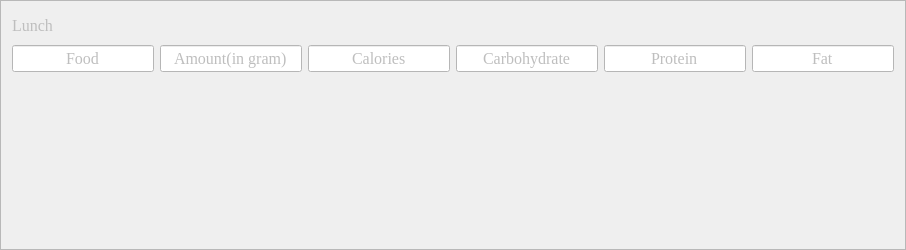
               <widget class="QFrame" name="frame_14">
                <property name="enabled">
                 <bool>false</bool>
                </property>
                <property name="minimumSize">
                 <size>
                  <width>0</width>
                  <height>250</height>
                 </size>
                </property>
                <property name="font">
                 <font>
                  <family>Times New Roman</family>
                  <pointsize>12</pointsize>
                 </font>
                </property>
                <property name="frameShape">
                 <enum>QFrame::StyledPanel</enum>
                </property>
                <property name="frameShadow">
                 <enum>QFrame::Raised</enum>
                </property>
                <layout class="QVBoxLayout" name="verticalLayout_16">
                 <item>
                  <widget class="QLabel" name="label_3">
                   <property name="font">
                    <font>
                     <family>Times New Roman</family>
                     <pointsize>12</pointsize>
                     <italic>false</italic>
                     <bold>false</bold>
                    </font>
                   </property>
                   <property name="text">
                    <string>Lunch</string>
                   </property>
                  </widget>
                 </item>
                 <item>
                  <layout class="QHBoxLayout" name="horizontalLayout_24">
                   <item>
                    <widget class="QLineEdit" name="lineEdit_25">
                     <property name="enabled">
                      <bool>false</bool>
                     </property>
                     <property name="font">
                      <font>
                       <family>Times New Roman</family>
                       <pointsize>12</pointsize>
                      </font>
                     </property>
                     <property name="styleSheet">
                      <string notr="true">background:#ffffff; </string>
                     </property>
                     <property name="text">
                      <string>Food</string>
                     </property>
                     <property name="alignment">
                      <set>Qt::AlignCenter</set>
                     </property>
                    </widget>
                   </item>
                   <item>
                    <widget class="QLineEdit" name="lineEdit_26">
                     <property name="enabled">
                      <bool>false</bool>
                     </property>
                     <property name="font">
                      <font>
                       <family>Times New Roman</family>
                       <pointsize>12</pointsize>
                      </font>
                     </property>
                     <property name="styleSheet">
                      <string notr="true">background:#ffffff; </string>
                     </property>
                     <property name="text">
                      <string>Amount(in gram)</string>
                     </property>
                     <property name="alignment">
                      <set>Qt::AlignCenter</set>
                     </property>
                    </widget>
                   </item>
                   <item>
                    <widget class="QLineEdit" name="lineEdit_27">
                     <property name="enabled">
                      <bool>false</bool>
                     </property>
                     <property name="font">
                      <font>
                       <family>Times New Roman</family>
                       <pointsize>12</pointsize>
                      </font>
                     </property>
                     <property name="styleSheet">
                      <string notr="true">background:#ffffff; </string>
                     </property>
                     <property name="text">
                      <string>Calories</string>
                     </property>
                     <property name="alignment">
                      <set>Qt::AlignCenter</set>
                     </property>
                    </widget>
                   </item>
                   <item>
                    <widget class="QLineEdit" name="lineEdit_28">
                     <property name="enabled">
                      <bool>false</bool>
                     </property>
                     <property name="font">
                      <font>
                       <family>Times New Roman</family>
                       <pointsize>12</pointsize>
                      </font>
                     </property>
                     <property name="styleSheet">
                      <string notr="true">background:#ffffff; </string>
                     </property>
                     <property name="text">
                      <string>Carbohydrate</string>
                     </property>
                     <property name="alignment">
                      <set>Qt::AlignCenter</set>
                     </property>
                    </widget>
                   </item>
                   <item>
                    <widget class="QLineEdit" name="lineEdit_29">
                     <property name="enabled">
                      <bool>false</bool>
                     </property>
                     <property name="font">
                      <font>
                       <family>Times New Roman</family>
                       <pointsize>12</pointsize>
                      </font>
                     </property>
                     <property name="styleSheet">
                      <string notr="true">background:#ffffff; </string>
                     </property>
                     <property name="text">
                      <string>Protein</string>
                     </property>
                     <property name="alignment">
                      <set>Qt::AlignCenter</set>
                     </property>
                    </widget>
                   </item>
                   <item>
                    <widget class="QLineEdit" name="lineEdit_30">
                     <property name="enabled">
                      <bool>false</bool>
                     </property>
                     <property name="font">
                      <font>
                       <family>Times New Roman</family>
                       <pointsize>12</pointsize>
                      </font>
                     </property>
                     <property name="styleSheet">
                      <string notr="true">background:#ffffff; </string>
                     </property>
                     <property name="text">
                      <string>Fat</string>
                     </property>
                     <property name="alignment">
                      <set>Qt::AlignCenter</set>
                     </property>
                    </widget>
                   </item>
                  </layout>
                 </item>
                 <item>
                  <layout class="QHBoxLayout" name="horizontalLayout_26">
                   <item>
                    <widget class="QLabel" name="food1_5">
                     <property name="font">
                      <font>
                       <family>Times New Roman</family>
                       <pointsize>12</pointsize>
                       <italic>false</italic>
                       <bold>false</bold>
                      </font>
                     </property>
                     <property name="text">
                      <string/>
                     </property>
                     <property name="alignment">
                      <set>Qt::AlignCenter</set>
                     </property>
                    </widget>
                   </item>
                   <item>
                    <widget class="QLabel" name="food1amt_5">
                     <property name="font">
                      <font>
                       <family>Times New Roman</family>
                       <pointsize>12</pointsize>
                       <italic>false</italic>
                       <bold>false</bold>
                      </font>
                     </property>
                     <property name="text">
                      <string/>
                     </property>
                     <property name="alignment">
                      <set>Qt::AlignCenter</set>
                     </property>
                    </widget>
                   </item>
                   <item>
                    <widget class="QLabel" name="food1cal_5">
                     <property name="font">
                      <font>
                       <family>Times New Roman</family>
                       <pointsize>12</pointsize>
                       <italic>false</italic>
                       <bold>false</bold>
                      </font>
                     </property>
                     <property name="text">
                      <string/>
                     </property>
                     <property name="alignment">
                      <set>Qt::AlignCenter</set>
                     </property>
                    </widget>
                   </item>
                   <item>
                    <widget class="QLabel" name="food1carb_5">
                     <property name="font">
                      <font>
                       <family>Times New Roman</family>
                       <pointsize>12</pointsize>
                       <italic>false</italic>
                       <bold>false</bold>
                      </font>
                     </property>
                     <property name="text">
                      <string/>
                     </property>
                     <property name="alignment">
                      <set>Qt::AlignCenter</set>
                     </property>
                    </widget>
                   </item>
                   <item>
                    <widget class="QLabel" name="food1pro_5">
                     <property name="font">
                      <font>
                       <family>Times New Roman</family>
                       <pointsize>12</pointsize>
                       <italic>false</italic>
                       <bold>false</bold>
                      </font>
                     </property>
                     <property name="text">
                      <string/>
                     </property>
                     <property name="alignment">
                      <set>Qt::AlignCenter</set>
                     </property>
                    </widget>
                   </item>
                   <item>
                    <widget class="QLabel" name="food1fat_5">
                     <property name="font">
                      <font>
                       <family>Times New Roman</family>
                       <pointsize>12</pointsize>
                       <italic>false</italic>
                       <bold>false</bold>
                      </font>
                     </property>
                     <property name="text">
                      <string/>
                     </property>
                     <property name="alignment">
                      <set>Qt::AlignCenter</set>
                     </property>
                    </widget>
                   </item>
                  </layout>
                 </item>
                 <item>
                  <layout class="QHBoxLayout" name="horizontalLayout_23">
                   <item>
                    <widget class="QLabel" name="food2_5">
                     <property name="font">
                      <font>
                       <family>Times New Roman</family>
                       <pointsize>12</pointsize>
                       <italic>false</italic>
                       <bold>false</bold>
                      </font>
                     </property>
                     <property name="text">
                      <string/>
                     </property>
                     <property name="alignment">
                      <set>Qt::AlignCenter</set>
                     </property>
                    </widget>
                   </item>
                   <item>
                    <widget class="QLabel" name="food2amt_5">
                     <property name="font">
                      <font>
                       <family>Times New Roman</family>
                       <pointsize>12</pointsize>
                       <italic>false</italic>
                       <bold>false</bold>
                      </font>
                     </property>
                     <property name="text">
                      <string/>
                     </property>
                     <property name="alignment">
                      <set>Qt::AlignCenter</set>
                     </property>
                    </widget>
                   </item>
                   <item>
                    <widget class="QLabel" name="food2cal_5">
                     <property name="font">
                      <font>
                       <family>Times New Roman</family>
                       <pointsize>12</pointsize>
                       <italic>false</italic>
                       <bold>false</bold>
                      </font>
                     </property>
                     <property name="text">
                      <string/>
                     </property>
                     <property name="alignment">
                      <set>Qt::AlignCenter</set>
                     </property>
                    </widget>
                   </item>
                   <item>
                    <widget class="QLabel" name="food2carb_5">
                     <property name="font">
                      <font>
                       <family>Times New Roman</family>
                       <pointsize>12</pointsize>
                       <italic>false</italic>
                       <bold>false</bold>
                      </font>
                     </property>
                     <property name="text">
                      <string/>
                     </property>
                     <property name="alignment">
                      <set>Qt::AlignCenter</set>
                     </property>
                    </widget>
                   </item>
                   <item>
                    <widget class="QLabel" name="food2pro_5">
                     <property name="font">
                      <font>
                       <family>Times New Roman</family>
                       <pointsize>12</pointsize>
                       <italic>false</italic>
                       <bold>false</bold>
                      </font>
                     </property>
                     <property name="text">
                      <string/>
                     </property>
                     <property name="alignment">
                      <set>Qt::AlignCenter</set>
                     </property>
                    </widget>
                   </item>
                   <item>
                    <widget class="QLabel" name="food2fat_5">
                     <property name="font">
                      <font>
                       <family>Times New Roman</family>
                       <pointsize>12</pointsize>
                       <italic>false</italic>
                       <bold>false</bold>
                      </font>
                     </property>
                     <property name="text">
                      <string/>
                     </property>
                     <property name="alignment">
                      <set>Qt::AlignCenter</set>
                     </property>
                    </widget>
                   </item>
                  </layout>
                 </item>
                 <item>
                  <layout class="QHBoxLayout" name="horizontalLayout_27">
                   <item>
                    <widget class="QLabel" name="food3_5">
                     <property name="font">
                      <font>
                       <family>Times New Roman</family>
                       <pointsize>12</pointsize>
                       <italic>false</italic>
                       <bold>false</bold>
                      </font>
                     </property>
                     <property name="text">
                      <string/>
                     </property>
                     <property name="alignment">
                      <set>Qt::AlignCenter</set>
                     </property>
                    </widget>
                   </item>
                   <item>
                    <widget class="QLabel" name="food3amt_5">
                     <property name="font">
                      <font>
                       <family>Times New Roman</family>
                       <pointsize>12</pointsize>
                       <italic>false</italic>
                       <bold>false</bold>
                      </font>
                     </property>
                     <property name="text">
                      <string/>
                     </property>
                     <property name="alignment">
                      <set>Qt::AlignCenter</set>
                     </property>
                    </widget>
                   </item>
                   <item>
                    <widget class="QLabel" name="food3cal_5">
                     <property name="font">
                      <font>
                       <family>Times New Roman</family>
                       <pointsize>12</pointsize>
                       <italic>false</italic>
                       <bold>false</bold>
                      </font>
                     </property>
                     <property name="text">
                      <string/>
                     </property>
                     <property name="alignment">
                      <set>Qt::AlignCenter</set>
                     </property>
                    </widget>
                   </item>
                   <item>
                    <widget class="QLabel" name="food3carb_5">
                     <property name="font">
                      <font>
                       <family>Times New Roman</family>
                       <pointsize>12</pointsize>
                       <italic>false</italic>
                       <bold>false</bold>
                      </font>
                     </property>
                     <property name="text">
                      <string/>
                     </property>
                     <property name="alignment">
                      <set>Qt::AlignCenter</set>
                     </property>
                    </widget>
                   </item>
                   <item>
                    <widget class="QLabel" name="food3pro_5">
                     <property name="font">
                      <font>
                       <family>Times New Roman</family>
                       <pointsize>12</pointsize>
                       <italic>false</italic>
                       <bold>false</bold>
                      </font>
                     </property>
                     <property name="text">
                      <string/>
                     </property>
                     <property name="alignment">
                      <set>Qt::AlignCenter</set>
                     </property>
                    </widget>
                   </item>
                   <item>
                    <widget class="QLabel" name="food3fat_5">
                     <property name="font">
                      <font>
                       <family>Times New Roman</family>
                       <pointsize>12</pointsize>
                       <italic>false</italic>
                       <bold>false</bold>
                      </font>
                     </property>
                     <property name="text">
                      <string/>
                     </property>
                     <property name="alignment">
                      <set>Qt::AlignCenter</set>
                     </property>
                    </widget>
                   </item>
                  </layout>
                 </item>
                 <item>
                  <layout class="QHBoxLayout" name="horizontalLayout_25">
                   <item>
                    <widget class="QLabel" name="food4_5">
                     <property name="font">
                      <font>
                       <family>Times New Roman</family>
                       <pointsize>12</pointsize>
                       <italic>false</italic>
                       <bold>false</bold>
                      </font>
                     </property>
                     <property name="text">
                      <string/>
                     </property>
                     <property name="alignment">
                      <set>Qt::AlignCenter</set>
                     </property>
                    </widget>
                   </item>
                   <item>
                    <widget class="QLabel" name="food4amt_5">
                     <property name="font">
                      <font>
                       <family>Times New Roman</family>
                       <pointsize>12</pointsize>
                       <italic>false</italic>
                       <bold>false</bold>
                      </font>
                     </property>
                     <property name="text">
                      <string/>
                     </property>
                     <property name="alignment">
                      <set>Qt::AlignCenter</set>
                     </property>
                    </widget>
                   </item>
                   <item>
                    <widget class="QLabel" name="food4cal_5">
                     <property name="font">
                      <font>
                       <family>Times New Roman</family>
                       <pointsize>12</pointsize>
                       <italic>false</italic>
                       <bold>false</bold>
                      </font>
                     </property>
                     <property name="text">
                      <string/>
                     </property>
                     <property name="alignment">
                      <set>Qt::AlignCenter</set>
                     </property>
                    </widget>
                   </item>
                   <item>
                    <widget class="QLabel" name="food4carb_5">
                     <property name="font">
                      <font>
                       <family>Times New Roman</family>
                       <pointsize>12</pointsize>
                       <italic>false</italic>
                       <bold>false</bold>
                      </font>
                     </property>
                     <property name="text">
                      <string/>
                     </property>
                     <property name="alignment">
                      <set>Qt::AlignCenter</set>
                     </property>
                    </widget>
                   </item>
                   <item>
                    <widget class="QLabel" name="food4pro_5">
                     <property name="font">
                      <font>
                       <family>Times New Roman</family>
                       <pointsize>12</pointsize>
                       <italic>false</italic>
                       <bold>false</bold>
                      </font>
                     </property>
                     <property name="text">
                      <string/>
                     </property>
                     <property name="alignment">
                      <set>Qt::AlignCenter</set>
                     </property>
                    </widget>
                   </item>
                   <item>
                    <widget class="QLabel" name="food4fat_5">
                     <property name="font">
                      <font>
                       <family>Times New Roman</family>
                       <pointsize>12</pointsize>
                       <italic>false</italic>
                       <bold>false</bold>
                      </font>
                     </property>
                     <property name="text">
                      <string/>
                     </property>
                     <property name="alignment">
                      <set>Qt::AlignCenter</set>
                     </property>
                    </widget>
                   </item>
                  </layout>
                 </item>
                 <item>
                  <layout class="QHBoxLayout" name="horizontalLayout_22">
                   <item>
                    <widget class="QLabel" name="food5_5">
                     <property name="font">
                      <font>
                       <family>Times New Roman</family>
                       <pointsize>12</pointsize>
                       <italic>false</italic>
                       <bold>false</bold>
                      </font>
                     </property>
                     <property name="text">
                      <string/>
                     </property>
                     <property name="alignment">
                      <set>Qt::AlignCenter</set>
                     </property>
                    </widget>
                   </item>
                   <item>
                    <widget class="QLabel" name="food5amt_5">
                     <property name="font">
                      <font>
                       <family>Times New Roman</family>
                       <pointsize>12</pointsize>
                       <italic>false</italic>
                       <bold>false</bold>
                      </font>
                     </property>
                     <property name="text">
                      <string/>
                     </property>
                     <property name="alignment">
                      <set>Qt::AlignCenter</set>
                     </property>
                    </widget>
                   </item>
                   <item>
                    <widget class="QLabel" name="food5cal_5">
                     <property name="font">
                      <font>
                       <family>Times New Roman</family>
                       <pointsize>12</pointsize>
                       <italic>false</italic>
                       <bold>false</bold>
                      </font>
                     </property>
                     <property name="text">
                      <string/>
                     </property>
                     <property name="alignment">
                      <set>Qt::AlignCenter</set>
                     </property>
                    </widget>
                   </item>
                   <item>
                    <widget class="QLabel" name="food5carb_5">
                     <property name="font">
                      <font>
                       <family>Times New Roman</family>
                       <pointsize>12</pointsize>
                       <italic>false</italic>
                       <bold>false</bold>
                      </font>
                     </property>
                     <property name="text">
                      <string/>
                     </property>
                     <property name="alignment">
                      <set>Qt::AlignCenter</set>
                     </property>
                    </widget>
                   </item>
                   <item>
                    <widget class="QLabel" name="food5pro_5">
                     <property name="font">
                      <font>
                       <family>Times New Roman</family>
                       <pointsize>12</pointsize>
                       <italic>false</italic>
                       <bold>false</bold>
                      </font>
                     </property>
                     <property name="text">
                      <string/>
                     </property>
                     <property name="alignment">
                      <set>Qt::AlignCenter</set>
                     </property>
                    </widget>
                   </item>
                   <item>
                    <widget class="QLabel" name="food5fat_5">
                     <property name="font">
                      <font>
                       <family>Times New Roman</family>
                       <pointsize>12</pointsize>
                       <italic>false</italic>
                       <bold>false</bold>
                      </font>
                     </property>
                     <property name="text">
                      <string/>
                     </property>
                     <property name="alignment">
                      <set>Qt::AlignCenter</set>
                     </property>
                    </widget>
                   </item>
                  </layout>
                 </item>
                </layout>
               </widget>
